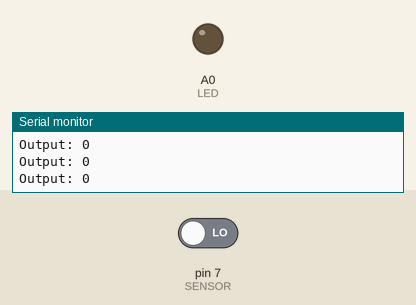
A sketch run on a simulated Arduino Uno, built with avr-gcc and run on an emulated ATmega328P. Shown: output pins drawn as LEDs (lit = HIGH), the last lines printed to the serial monitor. The inputs (shaded band) are chosen by the test bench; at power-on: pin 7 (SENSOR) LOW.

Above: at 1.2 s.
1.3 s: pin 7 (SENSOR) driven HIGH
At 2.1 s:
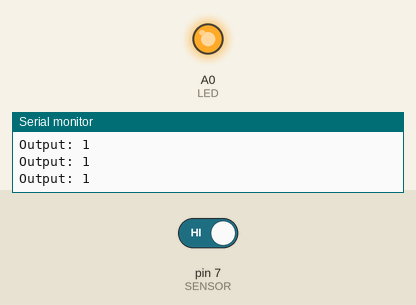
2.8 s: pin 7 (SENSOR) driven LOW
At 3.3 s:
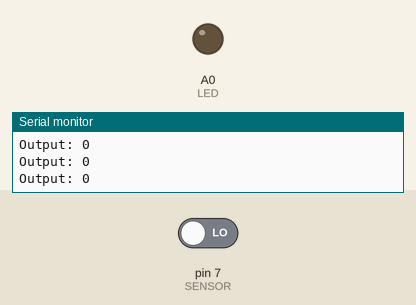
Timing chart, 0 to 5.8 s (numbered marks = the images above; inputs shaded):
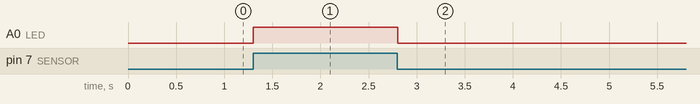

Measured:
- after the input at 1.3 s, A0 (LED): LOW → HIGH at once
- after the input at 2.8 s, A0 (LED): HIGH → LOW at once

The sketch:

SIT315_M1-T1.ino
```cpp
// C++ code
//
int LED = A0;
int SENSOR = 7;
int data = 0;

void setup()
{
  pinMode(SENSOR, INPUT);
  pinMode(LED, OUTPUT);
  Serial.begin(9600);
}

void loop()
{
  data = digitalRead(SENSOR);

  if (data == HIGH)
  {
    digitalWrite(LED, HIGH);
  }
  else
  {
  	digitalWrite(LED, LOW);
  }

  Serial.print("Output: ");
  Serial.println(data);
  delay(100);
}
```
